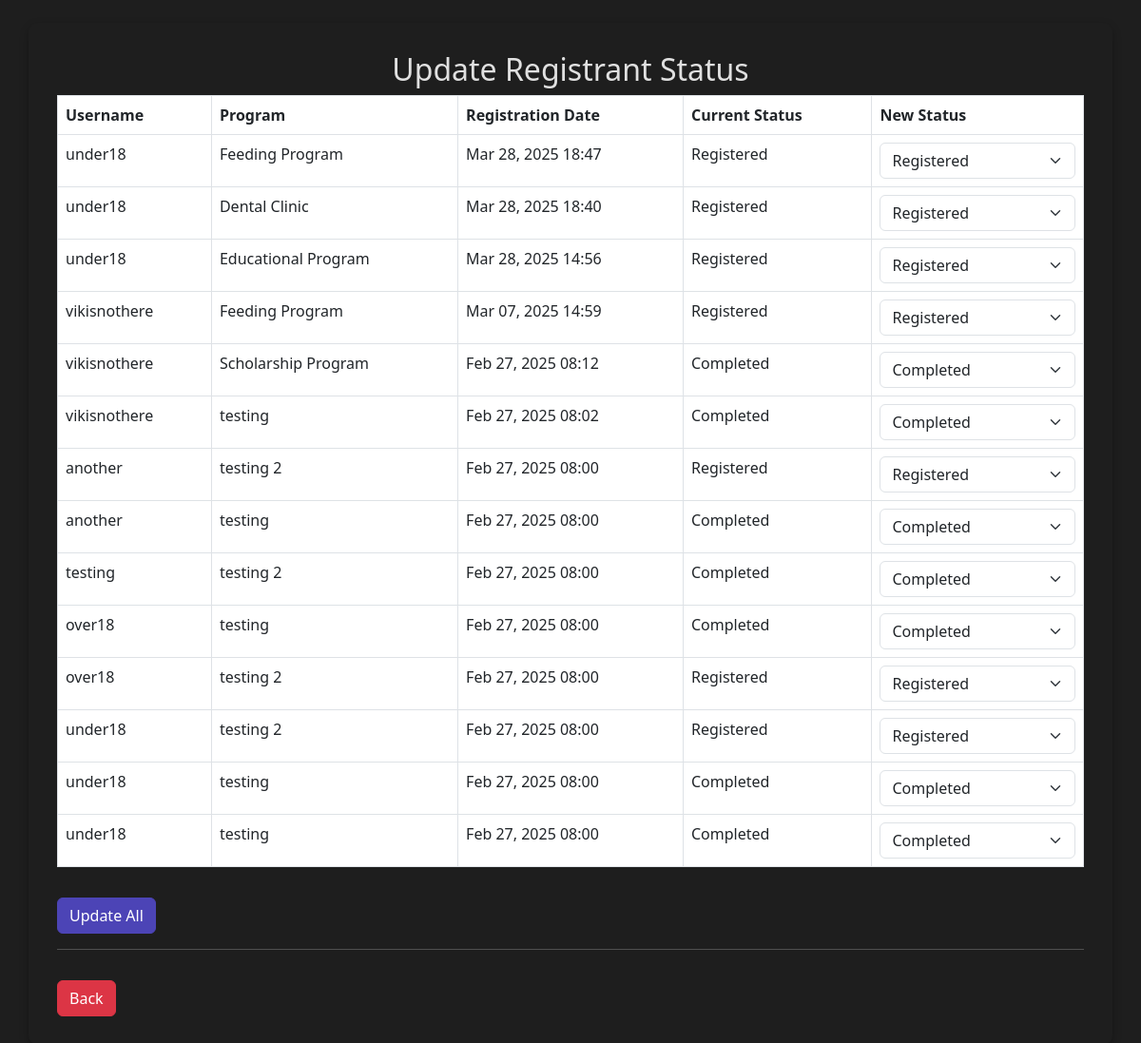
Before: /update_registration_status.php (signed in) with the older database file.
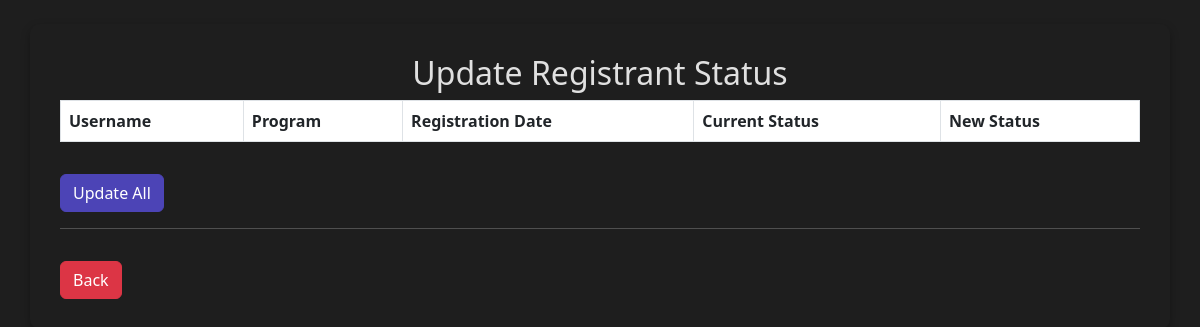
After: the same page with the newer database file.
### tables this page shows
CREATE TABLE `program_registrations` (
  `registration_id` int(11) NOT NULL,
  `login_id` int(11) NOT NULL,
  `program_id` int(11) NOT NULL,
  `status` enum('Registered','Completed','Cancelled') DEFAULT 'Registered',
  `notified` tinyint(1) DEFAULT 0,
  `created_at` timestamp NOT NULL DEFAULT current_timestamp()
);

CREATE TABLE `programs` (
  `program_id` int(11) NOT NULL,
  `program_name` varchar(255) NOT NULL,
  `description` text DEFAULT NULL,
  `status` enum('Active','Inactive') NOT NULL,
  `start_date` date DEFAULT NULL,
  `end_date` date DEFAULT NULL
);

### update_registration_status.php (the view, shortened to what this page needs)
<?php
include 'connection.php';
$sql = "SELECT pr.registration_id, pr.login_id, pr.status, l.usernm, p.program_name, pr.created_at
        FROM program_registrations pr
        JOIN login l ON pr.login_id = l.login_id
        JOIN programs p ON pr.program_id = p.program_id
        ORDER BY pr.registration_id DESC";
$result = $conn->query($sql);
?>
<!DOCTYPE html>
<html lang="en">
<head>
    <link rel="stylesheet" href="https://cdn.jsdelivr.net/npm/bootstrap@5.3.0/dist/css/bootstrap.min.css">
    <link rel="stylesheet" href="style/form-dark.css">
</head>
<body class="container mt-4">
    <h2 class="text-center">Update Registrant Status</h2>
    <form action="update_registration_status.php" method="POST">
        <table class="table table-bordered">
            <thead>
                <tr>
                    <th>Username</th>
                    <th>Program</th>
                    <th>Registration Date</th>
                    <th>Current Status</th>
                    <th>New Status</th>
                </tr>
            </thead>
            <tbody>
                <?php while ($row = $result->fetch_assoc()) { ?>
                <tr>
                    <td><?= htmlspecialchars($row['usernm']) ?></td>
                    <td><?= htmlspecialchars($row['program_name']) ?></td>
                    <td><?= date("M d, Y H:i", strtotime($row['created_at'])) ?></td>
                    <td><?= htmlspecialchars($row['status']) ?></td>
                    <td>
                        <select name="registration_status[<?= $row['registration_id'] ?>]" class="form-select">
                            <option value="Registered" <?= $row['status'] == 'Registered' ? 'selected' : '' ?>>Registered</option>
                            <option value="Completed" <?= $row['status'] == 'Completed' ? 'selected' : '' ?>>Completed</option>
                        </select>
                    </td>
                </tr>
                <?php } ?>
            </tbody>
        </table>
        <button type="submit" name="update_all" class="btn btn-primary mt-3">Update All</button>
        <hr>
    </form>
    <a href="update_program.php"> <button class="btn btn-danger mt-3"> Back </button> </a>
</body>
</html>

### style/form-dark.css (style rules this page uses)
body { background-color: #121212 !important; color: #E0E0E0 !important; }
.container { background: #1E1E1E !important; padding: 30px; border-radius: 10px; box-shadow: 0 4px 10px rgba(0, 0, 0, 0.3); }
.btn-primary { background-color: #4c44b6 !important; border-color: #4c44b6 !important; color: white !important; }

Changed rows visible on the page:
removed program_registrations: login.usernm "under18", program.program_name "Feeding Program", created_at "Mar 28, 2025 18:47", status "Registered", status+registration_id "Registered"
removed program_registrations: login.usernm "under18", program.program_name "Dental Clinic", created_at "Mar 28, 2025 18:40", status "Registered", status+registration_id "Registered"
removed program_registrations: login.usernm "under18", program.program_name "Educational Program", created_at "Mar 28, 2025 14:56", status "Registered", status+registration_id "Registered"
removed program_registrations: login.usernm "vikisnothere", program.program_name "Feeding Program", created_at "Mar 07, 2025 14:59", status "Registered", status+registration_id "Registered"
removed program_registrations: login.usernm "vikisnothere", program.program_name "Scholarship Program", created_at "Feb 27, 2025 08:12", status "Completed", status+registration_id "Completed"
removed program_registrations: login.usernm "vikisnothere", program.program_name "testing", created_at "Feb 27, 2025 08:02", status "Completed", status+registration_id "Completed"
removed program_registrations: login.usernm "another", program.program_name "testing 2", created_at "Feb 27, 2025 08:00", status "Registered", status+registration_id "Registered"
removed program_registrations: login.usernm "another", program.program_name "testing", created_at "Feb 27, 2025 08:00", status "Completed", status+registration_id "Completed"
removed program_registrations: login.usernm "testing", program.program_name "testing 2", created_at "Feb 27, 2025 08:00", status "Completed", status+registration_id "Completed"
removed program_registrations: login.usernm "over18", program.program_name "testing", created_at "Feb 27, 2025 08:00", status "Completed", status+registration_id "Completed"
removed program_registrations: login.usernm "over18", program.program_name "testing 2", created_at "Feb 27, 2025 08:00", status "Registered", status+registration_id "Registered"
removed program_registrations: login.usernm "under18", program.program_name "testing 2", created_at "Feb 27, 2025 08:00", status "Registered", status+registration_id "Registered"
removed program_registrations: login.usernm "under18", program.program_name "testing", created_at "Feb 27, 2025 08:00", status "Completed", status+registration_id "Completed"
removed program_registrations: login.usernm "under18", program.program_name "testing", created_at "Feb 27, 2025 08:00", status "Completed", status+registration_id "Completed"
